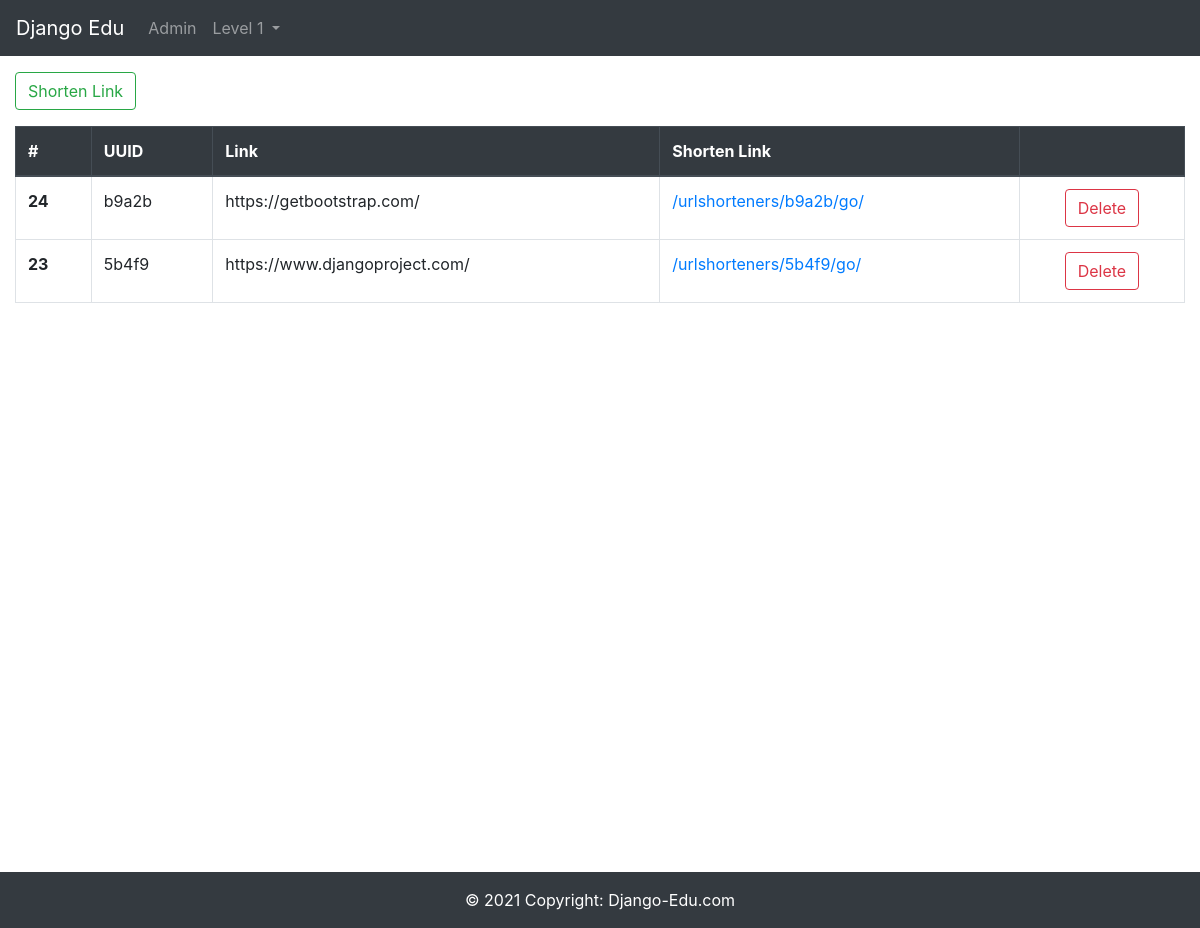
The app's page /urlshorteners/ with its own data.
### urlshorteners/models.py (models this page shows, shortened)
class Url(models.Model):
    uuid = models.CharField(max_length=10)
    link = models.CharField(max_length=255)

### urlshorteners/views.py (the view)
# urls.py: path('', views.index, name='index'),
def index(request):
    return render(request, 'urlshorteners/index.html',  {
        'urls': Url.objects.all().order_by('id').reverse(),
    })

### urlshorteners/templates/urlshorteners/index.html (shortened to what this page needs)
{% extends 'layouts/base.html' %}
{% block content %}
<div class="container-fluid">
  <button
    type="button"
    class="btn btn-outline-success"
    data-toggle="modal"
    data-target="#modal-shorten-link"
  >
    Shorten Link
  </button>
  <div class="table-responsive">
    <table class="table table-bordered table-hover mt-3">
      <thead class="thead-dark">
        <tr>
          <th scope="col">#</th>
          <th scope="col">UUID</th>
          <th scope="col">Link</th>
          <th scope="col">Shorten Link</th>
          <th scope="col"></th>
        </tr>
      </thead>
      <tbody>
        {% for url in urls %}
        <tr>
          <th scope="row">{{ url.id }}</th>
          <td>{{ url.uuid }}</td>
          <td>{{ url.link }}</td>
          <td>
            <a
              href="{% url 'urlshorteners:go' url.uuid %}"
              target="_blank"
              rel="noopener noreferrer"
              >{% url 'urlshorteners:go' url.uuid %}</a
            >
          </td>
          <td class="text-center">
            <button
              type="button"
              class="btn btn-outline-danger btn-delete-shorten-link"
              data-url-id="{{ url.id }}"
            >
              Delete
            </button>
          </td>
        </tr>
        {% endfor %}
      </tbody>
    </table>
  </div>
</div>
{% endblock content %}

### records on screen
Url: id "24", uuid "b9a2b", link "https://getbootstrap.com/", uuid "/urlshorteners/b9a2b/go/"
Url: id "23", uuid "5b4f9", link "https://www.djangoproject.com/", uuid "/urlshorteners/5b4f9/go/"
